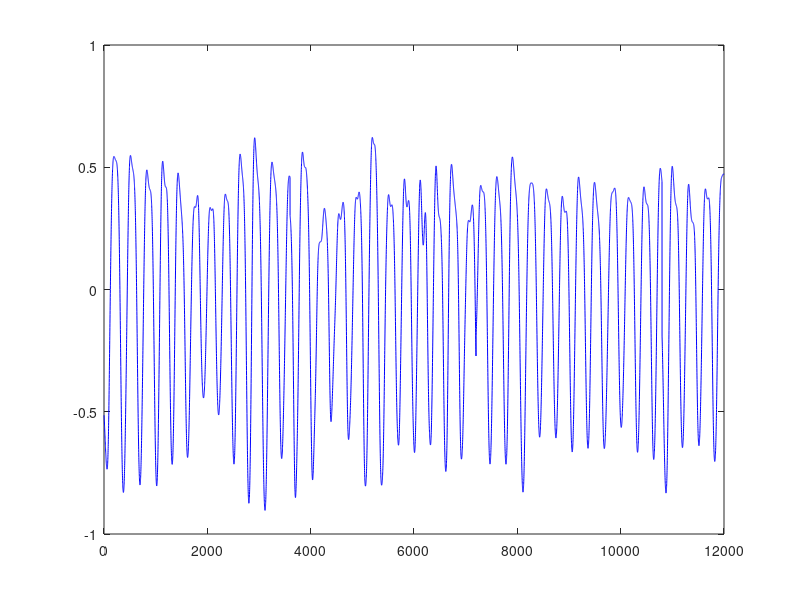

This figure's MATLAB source: (Note: this script raises an error after producing the figure.)
clear
close
clc

%% Loading 
PPG = load('PPGm.mat'); % file di martina
PPG=PPG.PPG;
PPG=PPG';

% vettore colonna + vettore zeri. 
% All'inizio tutto zero, poi uno dove artifacts
signal_check=cat(2,PPG,zeros(size(PPG,1),1)); 

figure()
plot(signal_check(:,1),'b')

%% stage 1: top and bottom clipping

th_low = -0.8;%should be 0
th_high=0.6; %depends on the tye of recording system
for i=1:size(signal_check,1)
    % 1 per ogni sample sopra treshold e sotto tresh bassa 
    signal_check(i,2)=stage1(signal_check(i,1),signal_check(i,2),th_low,th_high);
end

figure()
plot(signal_check(:,1),'*-g')
hold on
plot(find(signal_check(:,2)==1),signal_check(find(signal_check(:,2)==1),1),'ro')

%% stage2-3: low and hig pass filter

fs=400;
% fs = 125;

signal_check(:,1) = stage2_3(signal_check(:,1), fs);

figure()
plot(signal_check(:,1))

%% Stage 4: Entrata nel buffer 

pwdLength = 2.4; % seconds
pwdSamples = pwdLength*fs; %samples


signal_check(:,3)= zeros(length(signal_check),1);%initialization third column for peaks and valley detection
%add nan at beginning and end of signal (and annotation of signal) to make 
%it more realistic as a live acquisition
signal = cat(1,NaN*ones(pwdSamples+1,1), signal_check(:,1), NaN*ones(pwdSamples+1,1));
annotation = cat(1,NaN*ones(pwdSamples+1,1), signal_check(:,2), NaN*ones(pwdSamples+1,1));

%initialization variables
valore=signal(0.75*pwdSamples);
valore_precedente=signal(0.75*pwdSamples-1);
segno_incremento=0;
segno_incremento_precedente=0;
count=0; %counts times k different from NaN, necessary to tell the interval in which calibrate the pwa for the following check
last_value=1;%assume to start with a peak

for k=1:size(signal,1) %signal sampling simulation, k is the first element of the buffer (the oldest value of the vector entering)
    i= pwdSamples+k+1; %element in the middle of the buffer
    if (~isnan(signal(k))) && (~isnan(signal(i))) %signal between the two arrays of NaN simulating the real acquisition     
        count=count+1;
        valore=signal(i);
        valore_precedente=signal(i-1);            
        segno_incremento_precedente=segno_incremento;
        incremento(k)= valore_precedente - valore;
        %creation of buffer vectors, change at every iteration (1 in 1
        %out)
        buff = signal(k : i+pwdSamples-1);
        buff_ann = annotation(k : i+pwdSamples-1);
        %insert NaN in the buffer in correspondance to annotation =1 (disturbed signal)
        buff(buff_ann==1)= NaN; 
        %moving average threshold            
        thresh(k)= nanmean(buff(0.25*pwdSamples:pwdSamples)); 
        if (incremento(k) <0) %signal is increasing
           segno_incremento = 1;
           if (segno_incremento_precedente==-1)% min                
               if (signal(i-1) < thresh(k-1)) %valley
                    signal_check(k-1,3)= -1;
                    
                    %check diastolic valley
                    if count>2*pwdSamples
                        if last_value==1
                            last_value=-1;
                            index_last_value = k-1;
                        else %2 consecutive valleys detected (less recent is diastolic)
                            signal_check(index_last_value,3)=-2;
                            index_last_value =k-1; %more recent valley that can be both diastolic or systolic
                        end
                        if k-1==2809
                            break
                        end
                        
                    end
                    
               end
           end
        elseif(incremento(k)>0) % signal is decreasing
           segno_incremento = -1;
           if(segno_incremento_precedente == 1)% max                
               if (signal(i-1) > thresh(k-1)) % peak
                   signal_check(k-1,3)= 1;
                   
                   %check diastolic peak
                   if count > 2*pwdSamples
                        if last_value == -1
                            last_value = 1;
                            pwa = (signal_check(k-1,1) - signal_check(index_last_value,1));
                            
                            if (3*pwa) > systolic_pwa_reference %systolic peak
                                systolic_pwa_reference = pwa; %store valid pwa for check on following valley-peak couple
                            else 
                                signal_check(k-1,3) =2; %diastolic peak
                                signal_check(index_last_value,3) = -2; %diastolic valley
                            end
                        else %2 consecutive peaks detected (more recent is diastolic)
                            signal_check(k-1,3) =2; %diastolic peak
                        end
                        
                    end
                   
                   
               end
           end 
        end
     
        if count == 2*pwdSamples
            pos_valley=find(signal_check(1:count,3)==-1);
            pos_peak= find(signal_check(1:count,3)==1);
            for vall=1:size(pos_valley,1)
                pos_precedent_valley = pos_valley(vall);
                pos_following_peak = pos_peak(find(pos_peak>pos_precedent_valley,1));
                difference(vall) = signal_check(pos_following_peak,1) - signal_check(pos_precedent_valley,1);
            end
            systolic_pwa_reference = max(difference);
        end
        
    end
end


figure()
plot(signal_check(:,1))
hold on
plot(find(signal_check(:,3)==1),signal_check(find(signal_check(:,3)==1),1),'*')
hold on
plot(find(signal_check(:,3)==-1),signal_check(find(signal_check(:,3)==-1),1),'o')
hold on 
plot(thresh)
hold on
plot(find(signal_check(:,3)==2),signal_check(find(signal_check(:,3)==2),1),'g*')
hold on
plot(find(signal_check(:,3)==-2),signal_check(find(signal_check(:,3)==-2),1),'go')




